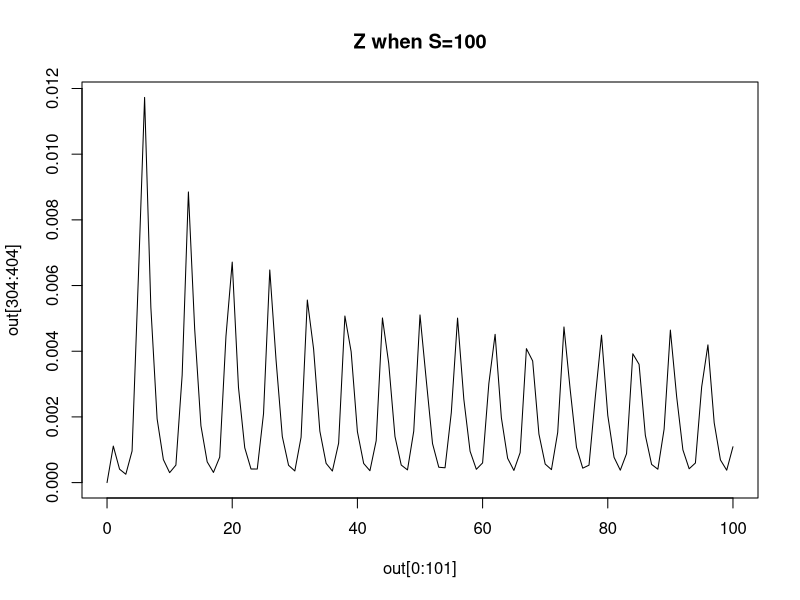

This chart was generated by the following R code:
library(deSolve)

#i = initial values of state variables 
i<-c(x=0,y=0,z=0)

#times = time sequence for output
time<-seq(0,100,by=1)

#function that computes values of derivatives in the system
togglefunc<-function(time,state,pars){
  x<-state[1]
  y<-state[2]
  z<-state[3]
  #x<-(ax+bx*S)/(1+S+(z/zx)^nzx)
  #y<-(ay+by*S)/(1+S+(x/xy)^nxy)/dely
  #z<-1/(1+(x/xz)^nxz+(y/yz)^nyz)/delz
  
  dxdt=(ax+bx*S)/(1+S+(z/zx)^nzx)-x
  dydt=(ay+by*S)/(1+S+(x/xy)^nxy)-dely*y
  dzdt=1/(1+(x/xz)^nxz+(y/yz)^nyz)-delz*z
  
  return(list(c(dxdt,dydt,dzdt)))
}

#set parameters
pars<-c(  S<-100,
          ax<-3.9*10^-2,
          ay<-4.3*10^-3,
          bx<-6.1,
          by<-5.7,
          dely<-1.05,
          delz<-1.04,
          zx<-1.3*10^-5,
          yz<-11*10^-3,
          xz<-12*10^-2,
          xy<-7.9*10^-4,
          nzx<-2.32,
          nxy<-2,
          nxz<-2,
          nyz<-2)

#run solver
out<-ode(i,time,togglefunc)

#plot
plot(x=out[0:101],y=out[304:404],main='Z when S=100',type='l')
